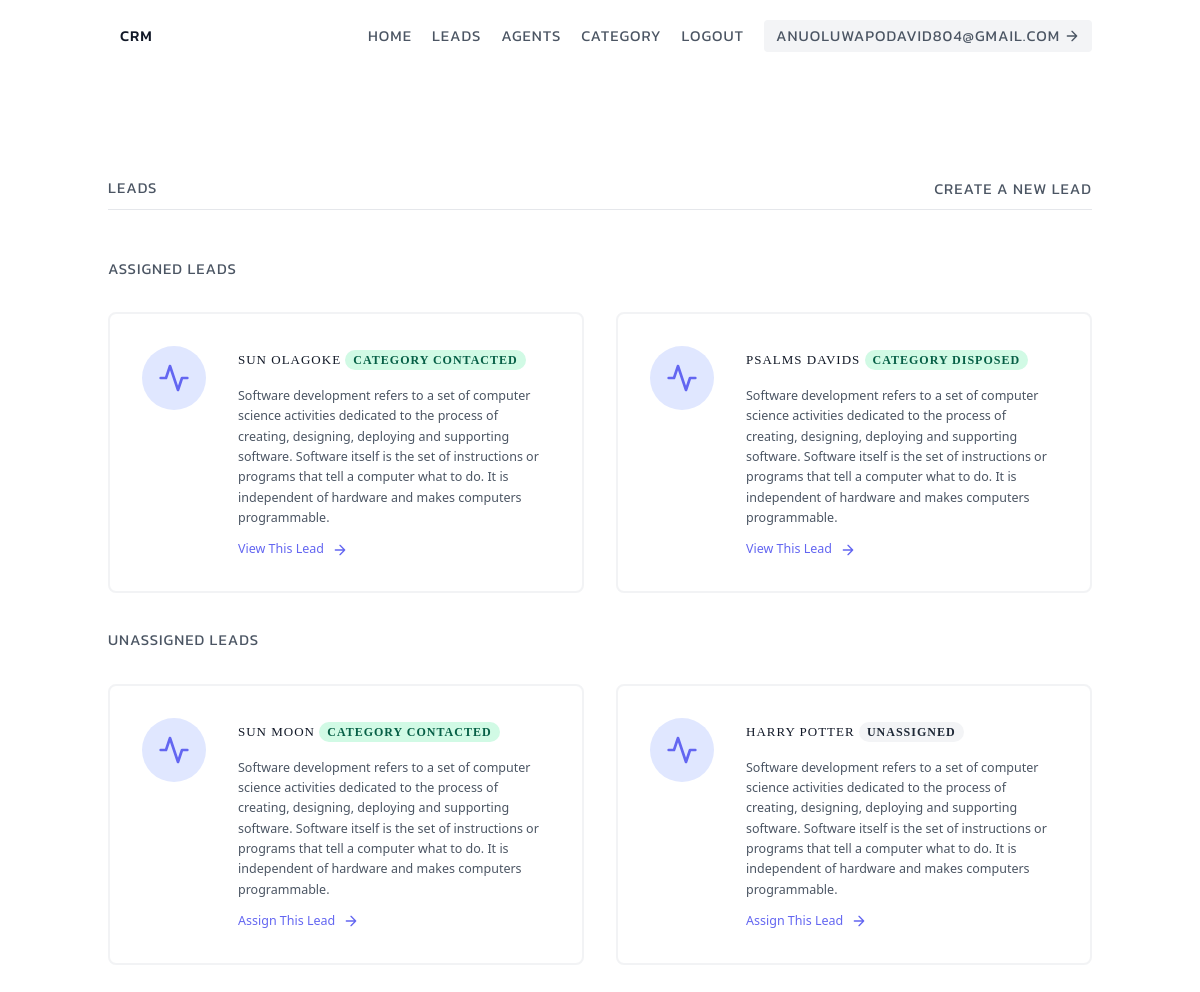
/leads/lead_list/ (signed in), run on the app's committed database.
### Leads/models.py (models this page shows, shortened)
class User(AbstractUser):
    is_orgarnizer = models.BooleanField(default=True)
    is_agent = models.BooleanField(default=False)

class UserLead(models.Model):
    first_name = models.CharField(max_length=150)
    last_name = models.CharField(max_length=150)
    age = models.IntegerField(default=20)
    email = models.EmailField(max_length=150)
    description = models.TextField()
    agent_lead = models.ForeignKey(UserAgent,null=True,blank=True,on_delete=models.SET_NULL)
    profile_lead = models.ForeignKey(UserProfile,on_delete=models.CASCADE)
    category_lead = models.ForeignKey(UserCategory, related_name='UserLead',null=True,blank=True,on_delete=models.SET_NULL)
    date_joined = models.DateTimeField(default=timezone.now)
    phone_regex = RegexValidator(regex=r'^\+?1?\d{9,15}$', message="Phone number must be entered in the format: '+999999999'. Up to 15 digits allowed.")
    phone_number = models.CharField(validators=[phone_regex], max_length=17, blank=True)

class UserCategory(models.Model):
    category_name = models.CharField(max_length=150)
    category_profile = models.ForeignKey(UserProfile,on_delete=models.CASCADE)
    def __str__(self):
        return f'Category {self.category_name}'

### Leads/views.py (the view)
# urls.py: path('lead_list/',views.LeadList.as_view(),name='lead_list'),
class LeadList(LoginRequiredMixin,generic.ListView):
    context_object_name = 'all_leads'
    template_name = 'Leads/lead_list.html'
    def get_queryset(self):
        user = self.request.user
        if user.is_orgarnizer:
            queryset = UserLead.objects.filter(profile_lead = user.userprofile,agent_lead__isnull = False)
        else:
            queryset = UserLead.objects.filter(profile_lead = user.useragent.profile_agent,agent_lead__isnull = False)
            queryset = queryset.filter(agent_lead__user_agent = user)
        return queryset
    def get_context_data(self, **kwargs):
        context =  super(LeadList,self).get_context_data(**kwargs)
        user = self.request.user
        if user.is_orgarnizer:
            queryset = UserLead.objects.filter(profile_lead = user.userprofile,agent_lead__isnull = True)
            context.update({
            'unassigned_leads' : queryset
             })
        return context

### Leads/templates/Leads/lead_list.html
{% extends 'Leads/base.html' %}
{% block content %}
<section class="text-gray-600 body-font">
    <div class="container px-5 py-24 mx-auto flex flex-wrap">
        <div class="w-full mb-6 py-2 flex justify-between items-center border-b border-gray-200">
            <div>
                <h4 class="font">Leads</h4>
            </div>
            {% if request.user.is_orgarnizer %}
            <div>
              <a class="font hover:text-blue-500" href="{% url 'lead_create' %}">Create A New Lead</a>
          </div>
          {% endif %}
        </div>
      <div class="mt-2 flex flex-wrap -m-4">
        {% if all_leads  %}
        <div class="p-4 w-full"><h4 class="font">Assigned Leads</h4></div>
        {% for lead in all_leads %}
        <div class="p-4 lg:w-1/2 md:w-full">
          <div class="flex border-2 rounded-lg border-gray-200 border-opacity-50 p-8 sm:flex-row flex-col">
            <div class="w-16 h-16 sm:mr-8 sm:mb-0 mb-4 inline-flex items-center justify-center rounded-full bg-indigo-100 text-indigo-500 flex-shrink-0">
              <svg fill="none" stroke="currentColor" stroke-linecap="round" stroke-linejoin="round" stroke-width="2" class="w-8 h-8" viewBox="0 0 24 24">
                <path d="M22 12h-4l-3 9L9 3l-3 9H2"></path>
              </svg>
            </div>
            <div class="flex-grow">
              <h2 class="text-gray-900 text-lg font-medium mb-3 font2">{{ lead.first_name}} {{lead.last_name}}
                {% if lead.category_lead %}
                <span class="px-2 inline-flex text-xs leading-5 font-semibold rounded-full bg-green-100 text-green-800">
                    {{ lead.category_lead }}
                </span>
            {% else %}
                <span class="px-2 inline-flex text-xs leading-5 font-semibold rounded-full bg-gray-100 text-gray-800">
                    Unassigned
                </span>
            {% endif %}
              </h2>
              <p class="leading-relaxed text-base font3">
                {{lead.description}}
            </p>
            <a href="{% url 'lead_detail' pk=lead.pk %}" class="mt-3 text-indigo-500 inline-flex items-center font3">View This Lead
                <svg fill="none" stroke="currentColor" stroke-linecap="round" stroke-linejoin="round" stroke-width="2" class="w-4 h-4 ml-2" viewBox="0 0 24 24">
                  <path d="M5 12h14M12 5l7 7-7 7"></path>
                </svg>
              </a>
            </div>
          </div>
        </div>
        {% empty %}
        <div class="p-4 w-full"><h4 class="font">There are currently no leads in your orgarnization</h4></div>
        {% endfor %}
        {% endif %}
      </div>
      <div class="mt-5 flex flex-wrap -m-4">
        {% if unassigned_leads.exists %}
        <div class="p-4 w-full"><h4 class="font">Unassigned Leads</h4></div>
        {% for lead in unassigned_leads %}
        <div class="p-4 lg:w-1/2 md:w-full">
          <div class="flex border-2 rounded-lg border-gray-200 border-opacity-50 p-8 sm:flex-row flex-col">
            <div class="w-16 h-16 sm:mr-8 sm:mb-0 mb-4 inline-flex items-center justify-center rounded-full bg-indigo-100 text-indigo-500 flex-shrink-0">
              <svg fill="none" stroke="currentColor" stroke-linecap="round" stroke-linejoin="round" stroke-width="2" class="w-8 h-8" viewBox="0 0 24 24">
                <path d="M22 12h-4l-3 9L9 3l-3 9H2"></path>
              </svg>
            </div>
            <div class="flex-grow">
              <h2 class="text-gray-900 text-lg font-medium mb-3 font2">{{lead.first_name}} {{lead.last_name}}
                {% if lead.category_lead %}
                <span class="px-2 inline-flex text-xs leading-5 font-semibold rounded-full bg-green-100 text-green-800">
                    {{ lead.category_lead }}
                </span>
            {% else %}
                <span class="px-2 inline-flex text-xs leading-5 font-semibold rounded-full bg-gray-100 text-gray-800">
                    Unassigned
                </span>
            {% endif %}
              </h2>
              <p class="leading-relaxed text-base font3">
                {{lead.description}}
            </p>
              <a href="{% url 'lead_assign_agent' pk=lead.pk %}" class="mt-3 text-indigo-500 inline-flex items-center font3">Assign This Lead
                <svg fill="none" stroke="currentColor" stroke-linecap="round" stroke-linejoin="round" stroke-width="2" class="w-4 h-4 ml-2" viewBox="0 0 24 24">
                  <path d="M5 12h14M12 5l7 7-7 7"></path>
                </svg>
              </a>
            </div>
          </div>
        </div>
        {% endfor %}
        {% endif %}
      </div>
    </div>
  </section>
{% endblock content %}

### Leads/templates/Leads/base.html (shortened to what this page needs)
{% load static %}
<!DOCTYPE html>
<html lang="en">
<head>
    <link href="https://unpkg.com/tailwindcss@^2/dist/tailwind.min.css" rel="stylesheet">
    <link rel="stylesheet" href="https://cdnjs.cloudflare.com/ajax/libs/font-awesome/6.1.1/css/all.min.css">
    <link rel="stylesheet" href="{% static 'Leads/css/main.css' %}">
</head>
<body>
    <div class="max-w-7xl mx-auto">
        {% include 'Leads/navbar.html' %}
        {% block content %}
        {% endblock content %}
    </div>
</body>
</html>

### Leads/templates/Leads/navbar.html (shortened to what this page needs)
<header class="text-gray-600 body-font">
    <div class="container mx-auto flex flex-wrap p-5 flex-col md:flex-row items-center">
        <a class="flex title-font font-medium items-center text-gray-900 mb-4 md:mb-0">
            <span class="ml-3 font">CRM</span>
        </a>
        <nav class="md:ml-auto flex flex-wrap items-center text-base justify-center">
          {% if user.is_authenticated %}
            <a href="{% url 'landing_page' %}" class="mr-5 font">Home</a>
            <a href="{% url 'lead_list' %}" class="mr-5 font">Leads</a>
            {% if request.user.is_orgarnizer %}
            <a href="{% url 'agent_list' %}" class="mr-5 font">Agents</a>
            {% endif %}
            <a href="{% url 'category_list' %}" class="mr-5 font">Category</a>
            <a href="{% url 'logout' %}" class="mr-5 font">LogOut</a>
            <span class="inline-flex items-center bg-gray-100 border-0 py-1 px-3 focus:outline-none hover:bg-gray-200 rounded text-base mt-4 md:mt-0 font">{{user.email}}
              <svg fill="none" stroke="currentColor" stroke-linecap="round" stroke-linejoin="round" stroke-width="2" class="w-4 h-4 ml-1" viewBox="0 0 24 24">
                <path d="M5 12h14M12 5l7 7-7 7"></path>
              </svg>
            </span>
      {% endif %}
    </nav>
    </div>
</header>

### Leads/static/Leads/css/main.css (style rules this page uses)
.font { font-family: 'Kanit', sans-serif !important; text-transform:uppercase; letter-spacing:1px; font-size:15px; }
.font2 { font-family:'Times New Roman', Times, serif; font-size:13px; letter-spacing:1px; text-transform: uppercase; }
.font3 { font-size:12.5px; }

### data on the page
User: email "ANUOLUWAPODAVID804@GMAIL.COM"
UserLead: first_name "SUN", last_name "OLAGOKE", category_lead "CATEGORY CONTACTED", description "Software development refers to a set of computer science activities dedicated to the process of creating, designing, deploying and supporting software. Software itself is the set of instructions or programs that tell a computer what to do. It is independent of hardware and makes computers programmable."
UserLead: first_name "PSALMS", last_name "DAVIDS", category_lead "CATEGORY DISPOSED", description "Software development refers to a set of computer science activities dedicated to the process of creating, designing, deploying and supporting software. Software itself is the set of instructions or programs that tell a computer what to do. It is independent of hardware and makes computers programmable."
UserLead: first_name "SUN", last_name "MOON", category_lead "CATEGORY CONTACTED", description "Software development refers to a set of computer science activities dedicated to the process of creating, designing, deploying and supporting software. Software itself is the set of instructions or programs that tell a computer what to do. It is independent of hardware and makes computers programmable."
UserLead: first_name "HARRY", last_name "POTTER", shows "UNASSIGNED", description "Software development refers to a set of computer science activities dedicated to the process of creating, designing, deploying and supporting software. Software itself is the set of instructions or programs that tell a computer what to do. It is independent of hardware and makes computers programmable."
